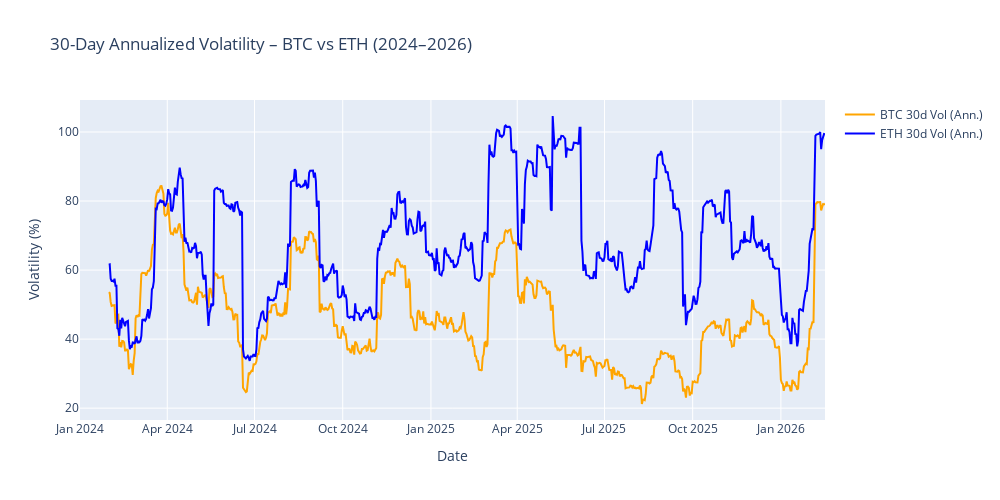

Here is the notebook cell this chart was saved with:
### Markdown cell above
- Chart 2: Volatility Comparison (30-day Annualized)

### Code cell
fig2 = go.Figure()

fig2.add_trace(go.Scatter(x=df.index, y=df['btc_vol_30d'], 
                          name='BTC 30d Vol (Ann.)', line=dict(color='orange')))
fig2.add_trace(go.Scatter(x=df.index, y=df['eth_vol_30d'], 
                          name='ETH 30d Vol (Ann.)', line=dict(color='blue')))

fig2.update_layout(
    title='30-Day Annualized Volatility – BTC vs ETH (2024–2026)',
    xaxis_title='Date',
    yaxis_title='Volatility (%)',
    hovermode='x unified',
    height=500, width=1000
)

fig2.show()
fig2.write_html("volatility_interactive.html")
fig2.write_image("volatility.png", scale=2)

### Figure 1 — Plotly figure (JSON) as saved in the notebook; plotly's stock layout.template omitted (floating-point values rounded to 4 significant figures; data arrays with more than 128 entries replaced by an {"elided": "..."} marker saying what was removed)
{"data": [{"line": {"color": "orange"}, "name": "BTC 30d Vol (Ann.)", "type": "scatter", "x": {"elided": "778 str values"}, "y": {"elided": "778 float values"}}, {"line": {"color": "blue"}, "name": "ETH 30d Vol (Ann.)", "type": "scatter", "x": {"elided": "778 str values"}, "y": {"elided": "778 float values"}}], "layout": {"height": 500, "hovermode": "x unified", "title": {"text": "30-Day Annualized Volatility – BTC vs ETH (2024–2026)"}, "width": 1000, "xaxis": {"autorange": true, "range": ["2024-01-01", "2026-02-16"], "title": {"text": "Date"}, "type": "date"}, "yaxis": {"autorange": true, "range": [16.57, 109.3], "title": {"text": "Volatility (%)"}, "type": "linear"}}}
